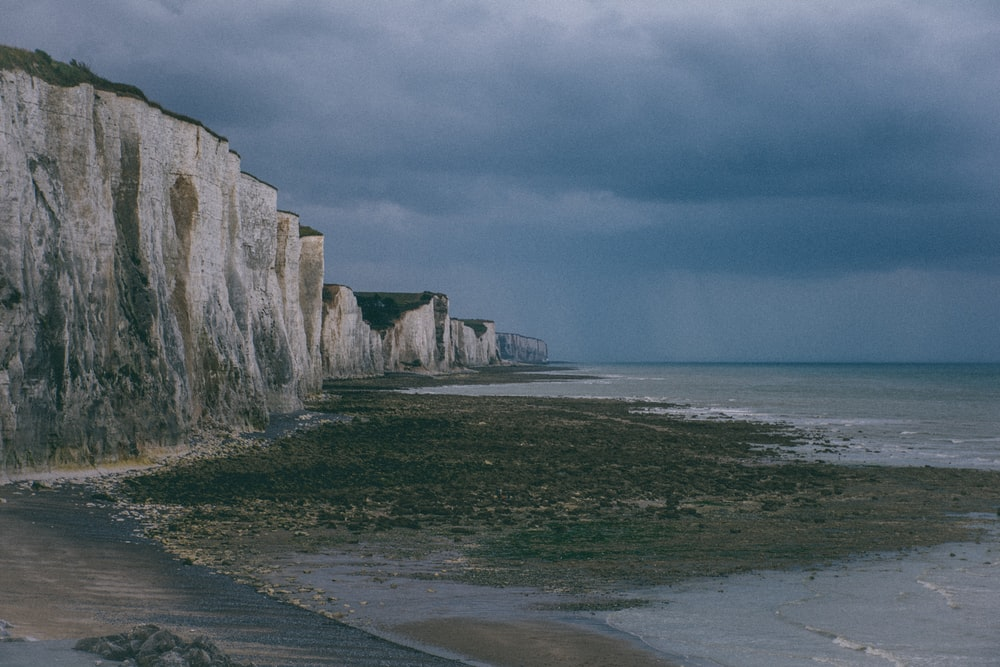
#> input picture Assignment/1810576130_Assignment10/nature_sea.jpeg, 1000 x 667 px
$ python low_to_high.py
#> lines starting #> are read from the running program, lines starting #| are printed output that depends on the picture
import numpy as np
import matplotlib.pyplot as plt
import cv2

img_path = 'nature_sea.jpeg'

img = cv2.imread(img_path,0)
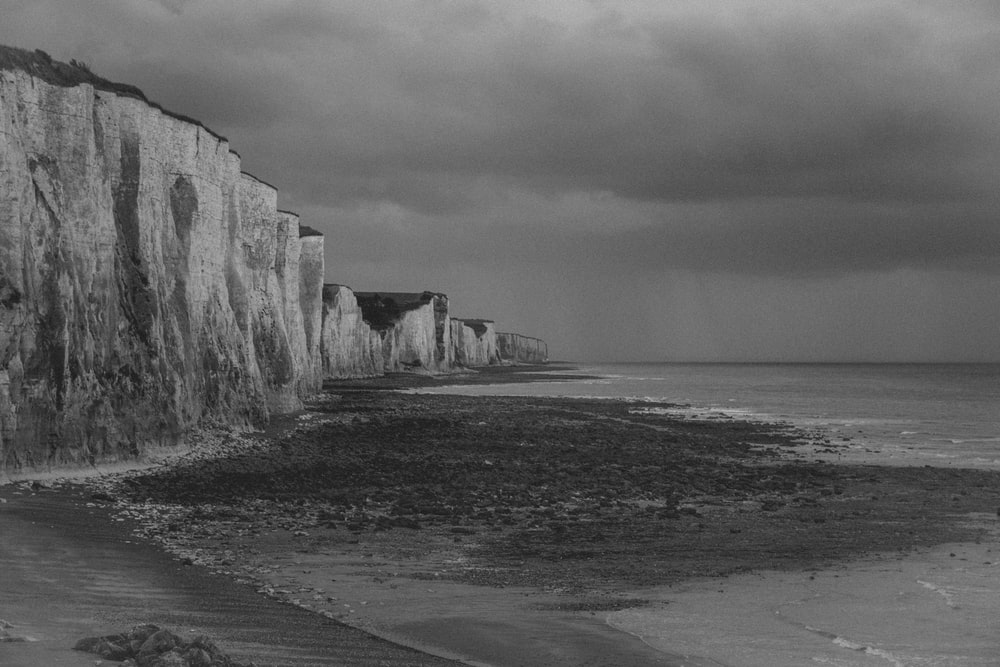
#> img: shape (667, 1000); min 20, max 188, mean 96.2

x, y , pos = 1, 2, 1
print_list = []
print_list.append([False,img,'Main Image'])
print_list.append([True,img,'Histogram of Main Image']);


# ehimg = cv2.equalizeHist(img)
# print_list.append([False,ehimg,'Histogram Equalization Image'])
# print_list.append([True, ehimg, 'Histogram of Histogram Equalization'])


for hist, im, title in print_list:
    if hist:
        plt.subplot(x,y,pos)
        plt.title(title)
        plt.hist(im.ravel(), 255, [0,255])
    else:
        plt.subplot(x, y, pos)
        plt.title(title)
        plt.imshow(im,cmap='gray')
    pos += 1
#> this loop made 2 passes
#> (hist, title, pos) on passes 1 to 2: (False, 'Main Image', 2), (True, 'Histogram of Main Image', 3)
#> after the loop, pos = 3


plt.show()
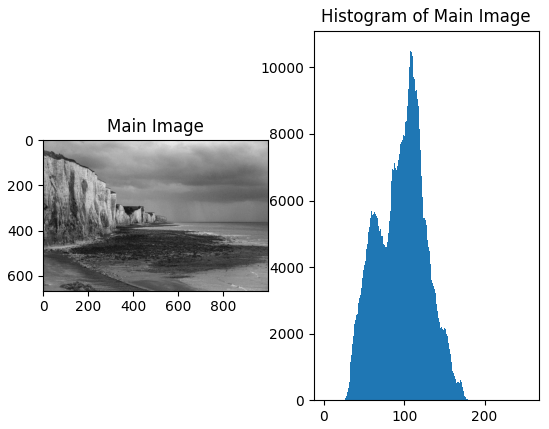
#> figure drawn by matplotlib, 2 panels; panel 2: tallest bar 10578 high, from x = 108 to 109

plt.savefig('./low_contrast.png')

$ run again, with Assignment/1810576130_Assignment10/blood.jpg copied over Assignment/1810576130_Assignment10/nature_sea.jpeg
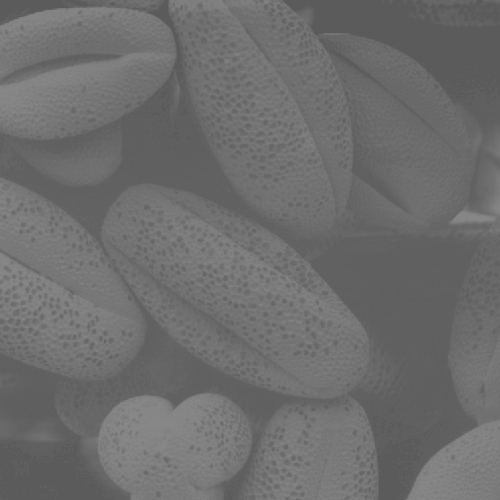
#> input picture Assignment/1810576130_Assignment10/blood.jpg, 500 x 500 px
#> img is the input picture: shape (500, 500); min 90, max 138, mean 109.1
#> the loop `for hist, im, title in print_list:` made 2 passes
#> (hist, title, pos) on passes 1 to 2: (False, 'Main Image', 2), (True, 'Histogram of Main Image', 3)
#> after the loop `for hist, im, title in print_list:`: pos = 3
#> `plt.show()`:
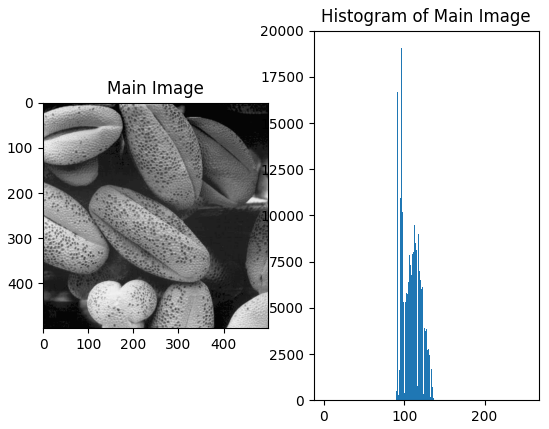
#> figure drawn by matplotlib, 2 panels; panel 2: tallest bar 19057 high, from x = 96 to 97
